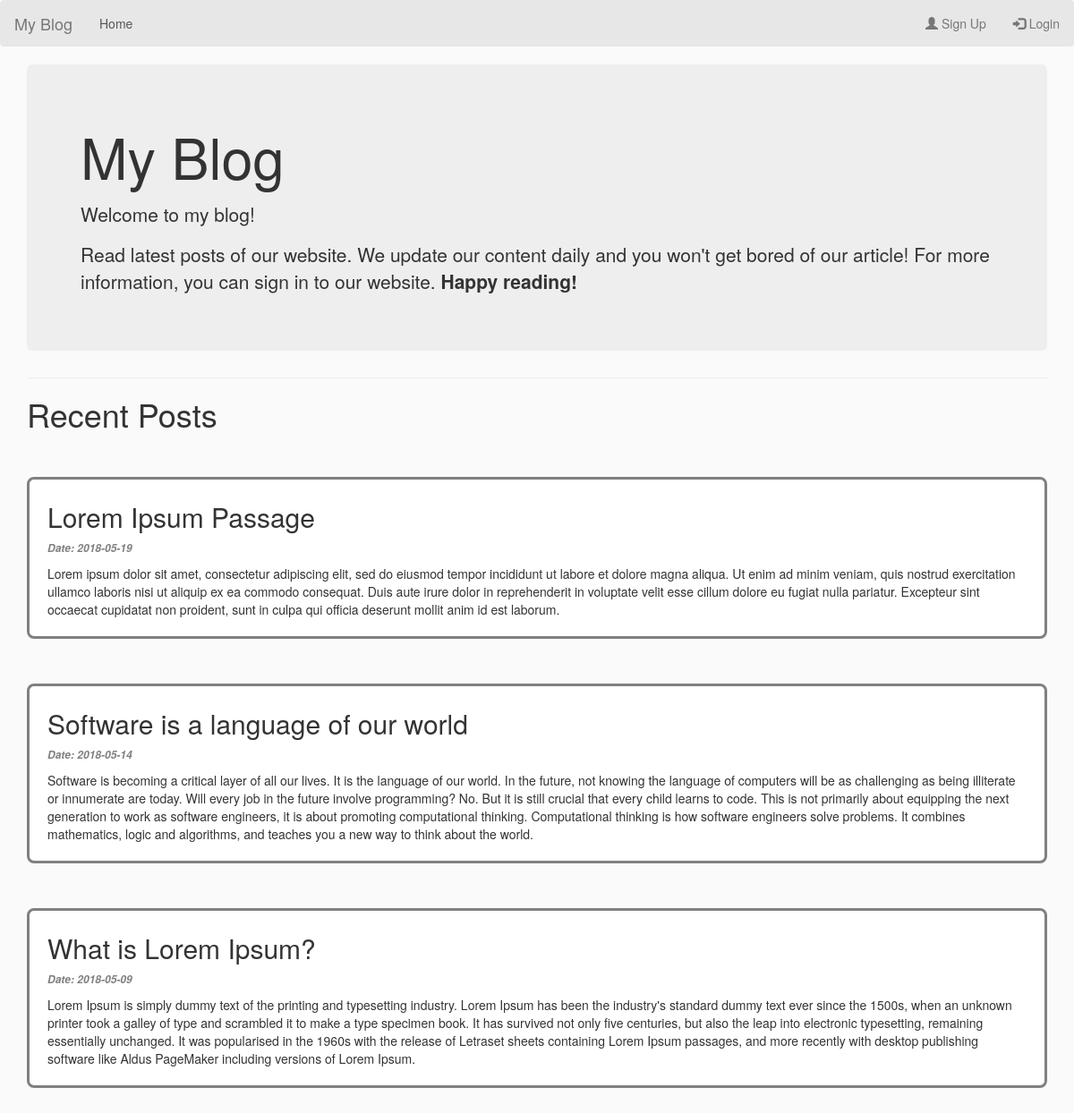
The page / on the database its author committed.
### tables this page shows
CREATE TABLE `websetting` (
  `id` int(11) NOT NULL,
  `title` varchar(30) NOT NULL,
  `description` text NOT NULL,
  `navcolor` varchar(10) NOT NULL,
  `backcolor` varchar(10) NOT NULL
);

CREATE TABLE `posts` (
  `id` int(11) NOT NULL,
  `title` varchar(50) NOT NULL,
  `info` text NOT NULL,
  `datepost` date NOT NULL
);

### index.php (the view, shortened to what this page needs)
<?php
	$host = "localhost";
	$user = "root";
	$password = "";
	$db = mysqli_connect($host, $user, $password, 'kodingusers');
	$query = "SELECT * FROM websetting WHERE `id` = 1";
	$resultSetting = mysqli_query($db, $query);
	$rowSetting = mysqli_fetch_assoc($resultSetting);
?>
<!DOCTYPE html>
<html>
<head lang="eng">
	<link rel="stylesheet" href="https://maxcdn.bootstrapcdn.com/bootstrap/3.3.7/css/bootstrap.min.css">
	<link rel="stylesheet" type="text/css" href="css/style.css">
</head>
<body>
	<nav class="navbar navbar-default">
		<div class="container-fluid">
			<div class="navbar-header">
				<a class="navbar-brand" href="index.php"><?php echo $rowSetting['title']; ?></a>
			</div>
			<ul class="nav navbar-nav">
				<li class="active"><a href="index.php">Home</a></li>
			</ul>
			<ul class="nav navbar-nav navbar-right">
				<?php
					if(isset($_SESSION["username"])){
						echo "<li class='dropdown'><a><span class='glyphicon glyphicon-user'></span> " . $_SESSION["username"] . " <span class='caret'></span></a>";
						echo "<ul class='dropdown-menu'>";
						echo "<li><a href='editprofile.php'>Edit Profile</a></li>";
						echo "<li><a href='editwebsite.php'>Edit Website</a></li>";
						echo "</ul>";
						echo "</li>";
						echo "<li><a href='logout.php'><span class='glyphicon glyphicon-log-in'></span> Logout</a></li>";
					}
					else{
						echo "<li><a href='register.php'><span class='glyphicon glyphicon-user'></span> Sign Up</a></li>";
						echo "<li><a href='login.php'><span class='glyphicon glyphicon-log-in'></span> Login</a></li>";
					}
				?>
			</ul>
		</div>
	</nav>
	<div class="container">
		<div class="jumbotron">
		    <h1><?php echo $rowSetting['title']; ?></h1>
		    <p>
		    	<?php
		    		echo $rowSetting['description'];
		    	?>
		    </p>
		</div>
		<hr />
		<h1 class="rp">Recent Posts</h1>
		<?php
			$query = "SELECT * FROM posts ORDER BY datepost DESC";
			$results = mysqli_query($db, $query);
			while($row = mysqli_fetch_assoc($results)) {
				echo "<div class='post'>";
				echo "<h2>" . $row['title'] . "</h2>";
				echo "<p class='dt'>Date: " . $row['datepost'] . "</p>";
				echo "<p>" . $row['info'] . "</p>";
				echo "</div>";
			}
		?>
	</div>
</body>
</html>

### css/style.css (style rules this page uses)
.rp { margin-bottom: 50px; }
.dt { font-size: 12px; font-style: italic; font-weight: bold; color: gray; }
.post { background-color: white; margin-bottom: 50px; border-style: solid; border-color: gray; border-radius: 8px; border-width: 3px; border: 100%; padding: 5px 20px 10px 20px; }

### rows shown on the page
websetting: title "My Blog", description "Welcome to my blog! Read latest posts of our website. We update our content daily and you won't get bored of our article! For more information, you can sign in to our website. Happy reading!"
posts: title "Lorem Ipsum Passage", datepost "2018-05-19", info "Lorem ipsum dolor sit amet, consectetur adipiscing elit, sed do eiusmod tempor incididunt ut labore et dolore magna aliqua. Ut enim ad minim veniam, quis nostrud exercitation ullamco laboris nisi ut aliquip ex ea commodo consequat. Duis aute irure dolor in reprehenderit in voluptate velit esse cillum dolore eu fugiat nulla pariatur. Excepteur sint occaecat cupidatat non proident, sunt in culpa qui officia deserunt mollit anim id est laborum."
posts: title "Software is a language of our world", datepost "2018-05-14", info "Software is becoming a critical layer of all our lives. It is the language of our world. In the future, not knowing the language of computers will be as challenging as being illiterate or innumerate are today. Will every job in the future involve programming? No. But it is still crucial that every child learns to code. This is not primarily about equipping the next generation to work as software engineers, it is about promoting computational thinking. Computational thinking is how software engineers solve problems. It combines mathematics, logic and algorithms, and teaches you a new way to think about the world."
posts: title "What is Lorem Ipsum?", datepost "2018-05-09", info "Lorem Ipsum is simply dummy text of the printing and typesetting industry. Lorem Ipsum has been the industry's standard dummy text ever since the 1500s, when an unknown printer took a galley of type and scrambled it to make a type specimen book. It has survived not only five centuries, but also the leap into electronic typesetting, remaining essentially unchanged. It was popularised in the 1960s with the release of Letraset sheets containing Lorem Ipsum passages, and more recently with desktop publishing software like Aldus PageMaker including versions of Lorem Ipsum."
